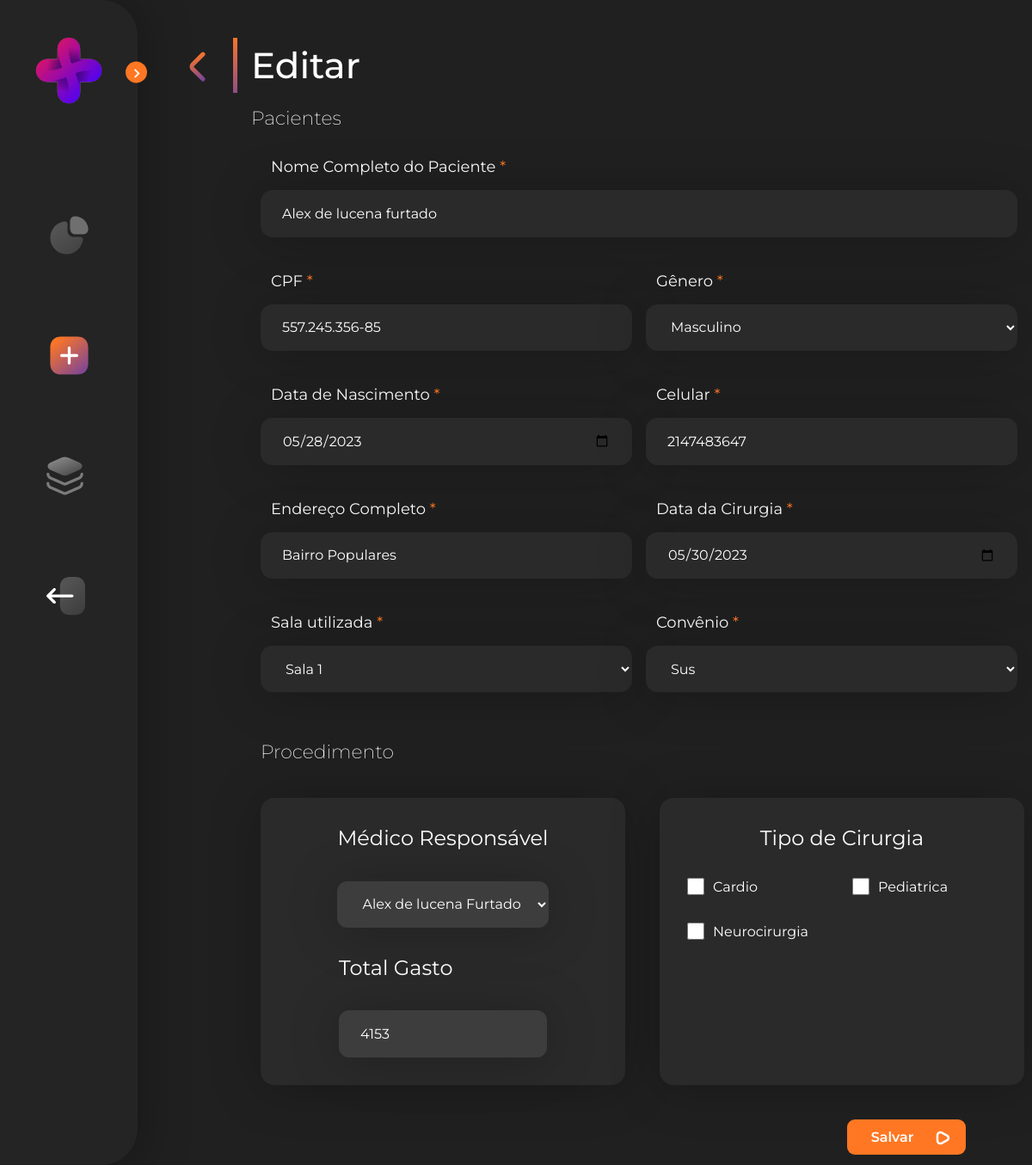
Page /view/patient-update.php?id=21 on the committed database.
### tables this page shows
CREATE TABLE `patient` (
  `id` int(11) NOT NULL,
  `name` varchar(255) NOT NULL,
  `cpf` varchar(14) NOT NULL,
  `gender` varchar(15) NOT NULL,
  `date` date NOT NULL,
  `adress` varchar(255) NOT NULL,
  `date_surgery` date NOT NULL,
  `room_used` varchar(255) NOT NULL,
  `expenses` float NOT NULL,
  `type_surgery` varchar(255) NOT NULL,
  `doctor_name` varchar(255) NOT NULL,
  `insurance` varchar(255) NOT NULL,
  `number` int(11) NOT NULL
);

### php/conexao.php (called while the page is built)
<?php
class Conexao {
    private static $instance;
    public static function getConn(){
        if (!isset(self::$instance)){
            self::$instance = new \PDO('mysql:host=localhost;dbname=workmed', 'root', '');
        }
        return self::$instance;
    }
}

### php/patientDAO.php (called while the page is built, shortened)
<?php
require_once 'Conexao.php';
require_once 'patient.php';
class PatientDAO {
    public function SurgeryNames(){
        $sql = 'SELECT id, name FROM surgery';
        $stmt = Conexao::getConn()->prepare($sql);
        $stmt->execute();
        $names = [];
        if($stmt->rowCount() > 0){
            $result = $stmt->fetchAll(\PDO::FETCH_ASSOC);
            foreach ($result as $row) {
                $names[$row['name']] = $row['name'];
            }
        }
        return $names;
    }
    public function DoctorNames(){
        $sql = 'SELECT id, name FROM doctor';
        $stmt = Conexao::getConn()->prepare($sql);
        $stmt->execute();
        $names = [];
        if($stmt->rowCount() > 0){
            $result = $stmt->fetchAll(\PDO::FETCH_ASSOC);
            foreach ($result as $row) {
                $names[$row['name']] = $row['name'];
            }
        }
        return $names;
    }
    public function RoomNames(){
        $sql = 'SELECT id, name FROM room';
        $stmt = Conexao::getConn()->prepare($sql);
        $stmt->execute();
        $names = [];
        if($stmt->rowCount() > 0){
            $result = $stmt->fetchAll(\PDO::FETCH_ASSOC);
            foreach ($result as $row) {
                $names[$row['name']] = $row['name'];
            }
        }
        return $names;
    }
    public function getPatientById($id)
    {
        $sql = 'SELECT * FROM patient WHERE id = :id';
        $stmt = Conexao::getConn()->prepare($sql);
        $stmt->bindParam(':id', $id, \PDO::PARAM_INT);
        $stmt->execute();
        if ($stmt->rowCount() > 0) {
            $result = $stmt->fetch(\PDO::FETCH_ASSOC);
            $patient = new Patient(
                $result['name'],
                $result['cpf'],
                $result['gender'],
                $result['date'],
                $result['number'],
                $result['adress'],
                $result['date_surgery'],
                $result['room_used'],
                $result['insurance'],
                $result['doctor_name'],
                $result['expenses'],
                $result['type_surgery']
            );
            return $patient;
        }
    }
}

### php/patient.php (called while the page is built, shortened)
<?php
require_once "person.php";
class Patient extends Person{
    protected $date_surgery;
    protected $expenses;
    protected $doctor;
    protected $insurance;
    protected $room_used;
    public function __construct($name, $cpf, $gen, $date,$num, $adr, $date_surgery, $room_used, $insurance, $doctor, $expenses, $type_surgeries) {
        $this->num = $num;
        $this->name = $name;
        $this->cpf = $cpf;
        $this->gen = $gen;
        $this->date = $date;
        $this->adr = $adr;
        $this->date_surgery = $date_surgery;
        $this->room_used = $room_used;
        $this->expenses = $expenses;
        $this->doctor = $doctor;
        $this->insurance = $insurance;
    }
    public function getDateSurgery(){
        return $this->date_surgery;
    }
    public function getRoomUsed(){
        return $this->room_used;
    }
    public function getExpenses(){
        return $this->expenses;
    }
    public function getDoctor(){
        return $this->doctor;
    }
    public function getInsurance(){
        return $this->insurance;
    }
}
?>

### php/person.php (called while the page is built, shortened)
<?php
 class Person{
   protected $num;
   protected $name;
   protected $cpf;
   protected $gen;
   protected $date;
   protected $adr;
   public function getNum(){
      return $this->num;
   }
   public function getName(){
    return  $this->name;
   }
   public function getCpf(){
    return  $this->cpf;
   }
   public function getGen(){
    return  $this->gen;
   }
   public function getDate(){
    return  $this->date;
   }
   public function getAdr(){
    return  $this->adr;
   }
}
?>

### View/patient-update.php (the view, shortened to what this page needs)
<!DOCTYPE html>
<?php
    require_once '../php/patientDao.php';
    $patientDAO = new PatientDAO();
    $patientId = $_GET['id'];
    $patient = $patientDAO->getPatientById($patientId);
    $surgeryNames = $patientDAO->SurgeryNames();
    $doctorNames = $patientDAO->DoctorNames();
    $roomNames = $patientDAO->RoomNames();
?>
<html>
<head>
    <link rel='stylesheet' type='text/css' media='screen' href='../css/patient-register.css'>
    <link href='https://unpkg.com/boxicons@2.1.1/css/boxicons.min.css' rel='stylesheet'>
</head>
<body>
    <section class="home">
        <div class="title">
            <div class="back"><a href="./patient-list.php"><img src="../Components/SVG/arrow-l.svg" alt=""></a></div>
            <div class="stick"></div>
            <div class="text-menu">Editar</div>
        </div>
        <div class="text-h2">Pacientes</div>
        <div class="content-form">
        <form method="POST" action="../php/postPatientUpdate.php?id=<?= $patientId ?>" class="form">
        <div class="flex-content">
            <label for="nome" class="label-form">Nome Completo do Paciente <span>*</span></label>
            <input type="text" name="nome" id="nome" required placeholder="Ex.: João Claudio Custódio" class="input-form-wd" value="<?= $patient->getName() ?>">
        </div>
        <div class="form-flex">
            <div class="flex-content">
                <label class="label-form" for="cpf">CPF <span>*</span></label>
                <input type="text" name="cpf" id="cpf" required placeholder="Ex.: 123.456.789-00" maxlength="14" class="input-form" value="<?= $patient->getCpf() ?>">
            </div>
            <div class="flex-content">
                <label class="label-form" for="genero">Gênero <span>*</span></label>
                <select name="genero" id="genero" required class="input-form">
                    <option value="masculino" <?= ($patient->getGen() === 'masculino') ? 'selected' : '' ?>>Masculino</option>
                </select>
            </div>
        </div>
        <div class="form-flex">
            <div class="flex-content">
                <label class="label-form" for="data_nascimento">Data de Nascimento <span>*</span></label>
                <input type="date" name="data_nascimento" id="data_nascimento" required placeholder="Ex.: 25/07/1986" class="input-form" value="<?= $patient->getDate() ?>">
            </div>
            <div class="flex-content">
                <label class="label-form" for="celular">Celular <span>*</span></label>
                <input type="text" name="celular" id="celular" required placeholder="Ex.: (88) 9 9653-3482" class="input-form" value="<?= $patient->getNum() ?>">
            </div>
        </div>
        <div class="form-flex">
            <div class="flex-content">
                <label class="label-form" for="endereco">Endereço Completo <span>*</span></label>
                <input type="text" name="endereco" id="endereco" required placeholder="Ex.: Rua São Paulo, 986" class="input-form" value="<?= $patient->getAdr() ?>">
            </div>
            <div class="flex-content">
                <label class="label-form" for="data_cirurgia">Data da Cirurgia <span>*</span></label>
                <input type="date" name="data_cirurgia" id="data_cirurgia" required placeholder="Ex.: 25/07/1986" class="input-form" value="<?= $patient->getDateSurgery() ?>">
            </div>
        </div>
        <div class="form-flex">
            <div class="flex-content">
                <label class="label-form" for="sala">Sala utilizada <span>*</span></label>
                <select name="sala" id="sala" class="input-form">
                    <?php foreach ($roomNames as $name) { ?>
                        <option value="<?= $name ?>" <?= ($name === $patient->getRoomUsed()) ? 'selected' : '' ?>><?= $name ?></option>
                    <?php } ?>
                </select>
            </div>
            <div class="flex-content">
                <label class="label-form" for="convenio">Convênio <span>*</span></label>
                <select name="convenio" id="convenio" required class="input-form">
                    <option value="SUS" <?= ($patient->getInsurance() === 'SUS') ? 'selected' : '' ?>>Sus</option>
                </select>
            </div>
        </div>
        <div class="text-h3">Procedimento</div>
        <div class="procedure-flex">
            <div class="medic-choose">
                <div class="flex-content">
                    <label class="tx">Médico Responsável</label>
                    <select name="medico" id="" class="sele-doc">
                        <?php foreach ($doctorNames as $name) { ?>
                            <option value="<?= $name ?>" <?= ($name === $patient->getDoctor()) ? 'selected' : '' ?>><?= $name ?></option>
                        <?php } ?>
                    </select>
                </div>
                <div class="flex-content">
                    <label class="tx" for="gastos">Total Gasto</label>
                    <input type="text" name="gastos" id="gastos" placeholder="Ex: 258,43" class="gastos" value="<?= $patient->getExpenses() ?>">
                </div>
            </div>
            <div class="surgery-type">
                <label class="tx-proc">Tipo de Cirurgia</label>
                <div class="check-proc">
                <?php foreach ($surgeryNames as $name) { ?>
                    <div class="checkbox">
                        <input type="checkbox" value="<?= $name ?>" name="surgery" id="<?= $name ?>">
                        <label for="<?= $name ?>"><?= $name ?></label>
                    </div>
                <?php } ?>
                </div>
            </div>
        </div>
        <div class="btn-form">
            <button type="submit" class="btn-submit">Salvar</button>
        </div>
    </form>
        </div>
    </section>
</body>
</html>

### css/patient-register.css (style rules this page uses)
.register { filter: saturate(100%)!important; }
.list { filter: saturate(0%)!important; }
.back { margin-top: 0.4rem; margin-left: 10rem; }
.stick { background: linear-gradient(178.54deg, #FF7723 -7.13%, #3129DB 193.69%); margin-right: 1rem; width: .31rem; height: 4rem; margin-left: 2rem; }
.title { display: flex; align-items: center; }
.text-h2 { margin-left: 14.5rem; margin-top: 1rem; font-weight: 200; font-size: 22px; color: #FFF; }
.text-h3 { margin-left: 0rem; margin-top: 1rem; font-weight: 200; font-size: 22px; color: #FFF; }
.content-form { display: flex; justify-content: center; }
.form { display: flex; flex-direction: column; flex-wrap: wrap; gap: 2.5rem; margin-top: 3%; width: 55%; color: #FFF; }
.btn-form { display: flex; justify-content: end; }
.form span { color: #FF7723; }
input, input[type="date"]::placeholder { padding: 25px; }
select { padding-left: 25px; }
option { border-radius: 0px 0px 10px 10px; }
.label-form { font-size: 18px; padding-left: 12px; }
.input-form-wd { width: 55rem; height: 3.4rem; background: #2A2A2B; box-shadow: 0px 3px 60px -2px rgba(0, 0, 0, 0.25); border-radius: 14px; color: #FFF; border: none; font-size: 16px; }
.input-form { width: 27rem; height: 3.4rem; background: #2A2A2B; box-shadow: 0px 3px 60px -2px rgba(0, 0, 0, 0.25); border-radius: 14px; color: #FFF; border: none; font-size: 16px; }
.form-flex { display: flex; gap: 1rem; }
.flex-content { gap: 1rem; display: flex; flex-direction: column; flex-wrap: wrap; }
.btn-submit { width: 8.6rem; height: 2.6rem; background: #FF7723; border-radius: 9px; border: none; color: #FFFFFF; font-weight: 600; background-image: url('../Components/SVG/seta.svg'); background-repeat: no-repeat; padding-right: 5%; padding-left: 1%; background-position: right 15% bottom 45%; font-size: 1rem; cursor: pointer; }
.btn-form { margin-right: 11.5%; }
.procedure-flex { display: flex; gap: 2.5rem; }
.surgery-type { align-items: center; display: flex; flex-direction: column; width: 26.5rem; background: #2A2A2B; box-shadow: 0px 3px 60px -2px rgba(0, 0, 0, 0.25); border-radius: 16px; }
.medic-choose { display: flex; flex-direction: column; align-items: center; width: 26.5rem; background: #2A2A2B; box-shadow: 0px 3px 60px -2px rgba(0, 0, 0, 0.25); border-radius: 16px; }
.sele-doc { background: #3D3D3D; box-shadow: 0px 3px 60px -2px rgba(0, 0, 0, 0.25); border-radius: 12px; border: none; height: 3.4rem; color: #FFF; font-size: 16px; }
.gastos { margin-bottom: 2rem; background: #3D3D3D; box-shadow: 0px 3px 60px -2px rgba(0, 0, 0, 0.25); border-radius: 12px; border: none; height: 3.4rem; color: #FFF; font-size: 16px; }
.tx { font-size: 1.5rem; margin-top: 2rem; margin-bottom: 1.2rem; }
.tx-proc { font-size: 1.5rem; margin-top: 2rem; margin-bottom: 2rem; }
.check-proc { margin-left: 2rem; display: flex; flex-wrap: wrap; gap: 2rem; }
.checkbox { width: 10rem; display: flex; align-items: center; }
input[type="checkbox"] { position: relative; margin-right: 10px; width: 20px; height: 20px; border: 2px solid #fff; border-radius: 3px; }

### rows in the picture
patient: nome "Alex de lucena furtado", cpf "557.245.356-85", genero "Masculino", data_nascimento "05/28/2023", celular "2147483647", endereco "Bairro Populares", data_cirurgia "05/30/2023", sala "Sala 1", convenio "Sus", medico "Alex de lucena Furtado", gastos "4153"

### other values in the picture
$name "Cardio"
$name "Pediatrica"
$name "Neurocirurgia"
